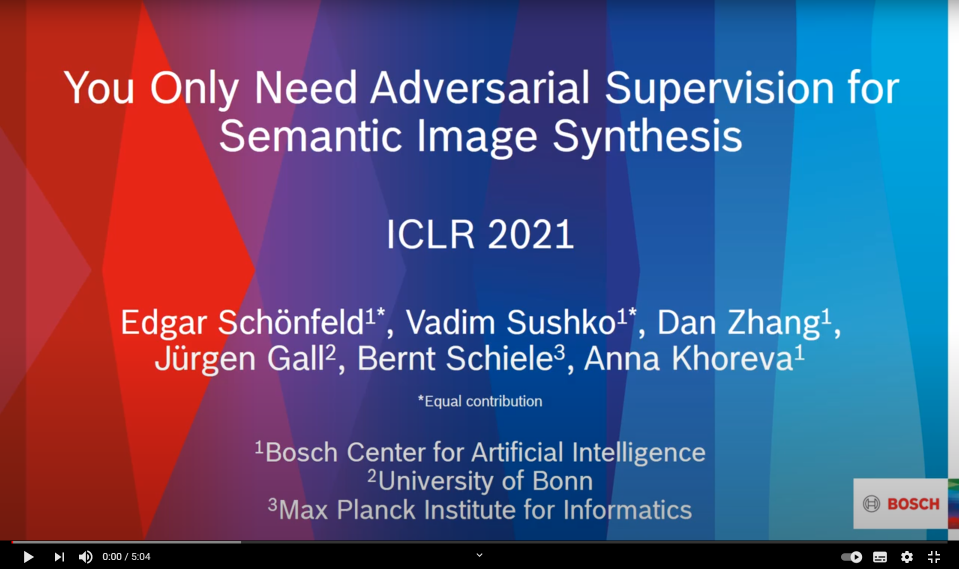
#> input picture generation/OASIS/youtube.png, 1918 x 1138 px (shown at 1/2 size)
$ python -i image.py   (imports and definitions only)
#> lines starting #> are read from the running program, lines starting #| are printed output that depends on the picture
#> further down, picture is the input picture: PIL image 1918x1138 RGBA; mean R, G, B, A 86.8, 83.3, 124, 255
import random
import numpy as np
from PIL import Image


def resize_and_crop(image):
    crop_size = 512
    width, height = image.size
#> width = 1918; height = 1138
    new_width, new_height = width, height
#> new_width = 1918; new_height = 1138
    if height >= width != crop_size:
        new_width = crop_size
        new_height = int((new_width / width) * height)
        image = image.resize((new_width, new_height), Image.BICUBIC)
    elif width >= height != crop_size:
        new_height = crop_size
        new_width = int((new_height / height) * width)
#> new_width = 862
        image = image.resize((new_width, new_height), Image.BICUBIC)
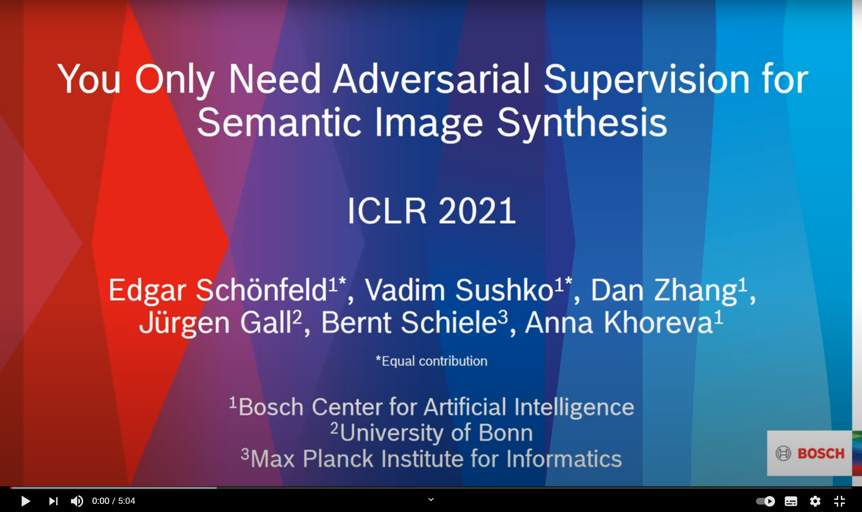
#> image: PIL image 862x512 RGBA; mean R, G, B, A 86.8, 83.2, 124, 255

    # crop
    crop_x = random.randint(0, np.maximum(0, new_width - crop_size))
#> crop_x = 197
    crop_y = random.randint(0, np.maximum(0, new_height - crop_size))
    image = image.crop((crop_x, crop_y, crop_x + crop_size, crop_y + crop_size))
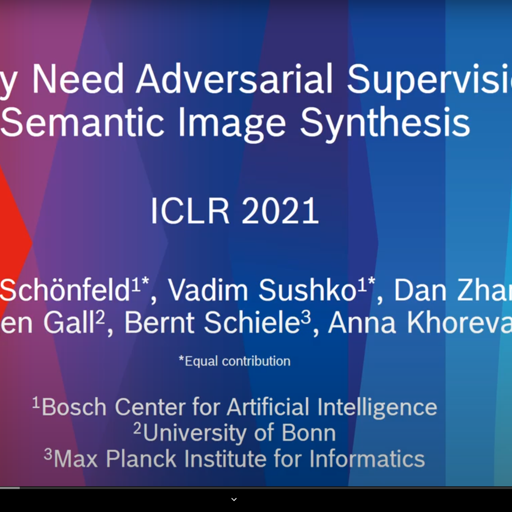
#> image: PIL image 512x512 RGBA; mean R, G, B, A 65.1, 79.6, 138.2, 255

    return image

>>> from PIL import Image
>>> picture = Image.open('../generation/OASIS/youtube.png')
>>> result = resize_and_crop(picture)
